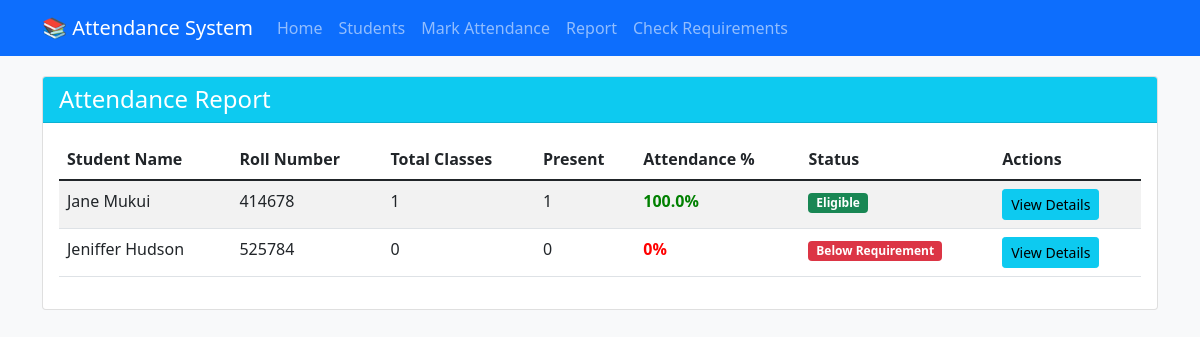
Before: /attendance_report with the older database file.
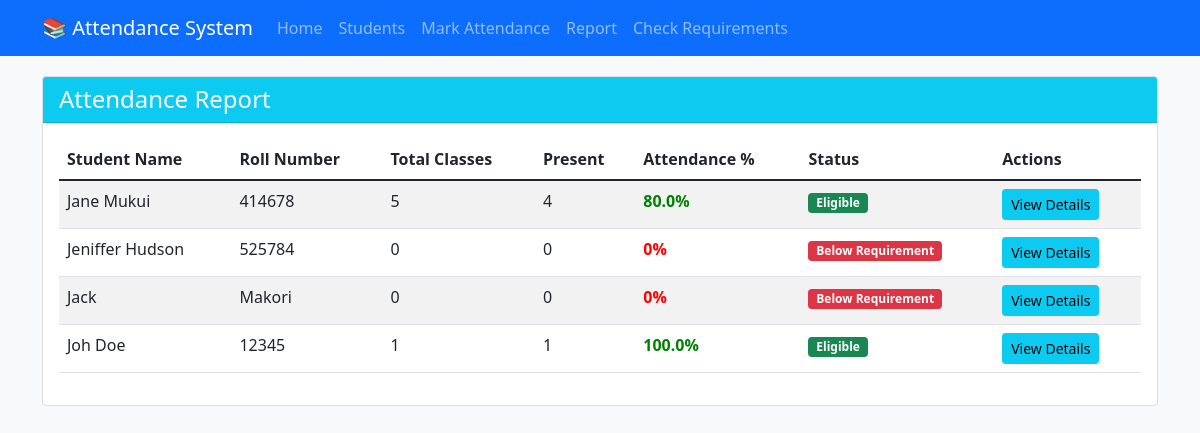
After: the same page with the newer database file.
### models.py (models this page shows, shortened)
class Student(db.Model):
    __tablename__ = 'students'
    id = db.Column(db.Integer, primary_key=True)
    name = db.Column(db.String(100), nullable=False)
    roll_number = db.Column(db.String(50), unique=True, nullable=False)
    created_at = db.Column(db.DateTime, default=datetime.utcnow)
    attendance_records = db.relationship('Attendance', backref='student', lazy=True, cascade='all, delete-orphan')

### app.py (the view)
@app.route('/attendance_report')
def attendance_report():
    students = Student.query.all()
    attendance_data = []
    for student in students:
        total_classes = Attendance.query.filter_by(student_id=student.id).count()
        present_count = Attendance.query.filter_by(
            student_id=student.id,
            status='Present'
        ).count()
        attendance_percentage = (present_count / total_classes * 100) if total_classes > 0 else 0
        attendance_data.append({
            'student': student,
            'total_classes': total_classes,
            'present_count': present_count,
            'attendance_percentage': round(attendance_percentage, 2)
        })
    return render_template('attendance_report.html', attendance_data=attendance_data)

### templates/attendance_report.html
{% extends "base.html" %}
{% block content %}
<div class="card">
    <div class="card-header bg-info text-white">
        <h4 class="mb-0">Attendance Report</h4>
    </div>
    <div class="card-body">
        <div class="table-responsive">
            <table class="table table-striped table-hover">
                <thead>
                    <tr>
                        <th>Student Name</th>
                        <th>Roll Number</th>
                        <th>Total Classes</th>
                        <th>Present</th>
                        <th>Attendance %</th>
                        <th>Status</th>
                        <th>Actions</th>
                    </tr>
                </thead>
                <tbody>
                    {% for data in attendance_data %}
                    <tr>
                        <td>{{ data.student.name }}</td>
                        <td>{{ data.student.roll_number }}</td>
                        <td>{{ data.total_classes }}</td>
                        <td>{{ data.present_count }}</td>
                        <td>
                            <span class="attendance-percentage {% if data.attendance_percentage >= 75 %}percentage-high{% else %}percentage-low{% endif %}">
                                {{ data.attendance_percentage }}%
                            </span>
                        </td>
                        <td>
                            {% if data.attendance_percentage >= 75 %}
                                <span class="badge bg-success">Eligible</span>
                            {% else %}
                                <span class="badge bg-danger">Below Requirement</span>
                            {% endif %}
                        </td>
                        <td>
                            <a href="/student/{{ data.student.id }}" class="btn btn-sm btn-info">View Details</a>
                        </td>
                    </tr>
                    {% else %}
                    <tr>
                        <td colspan="7" class="text-center">No attendance records found.</td>
                    </tr>
                    {% endfor %}
                </tbody>
            </table>
        </div>
    </div>
</div>
{% endblock %}

Changed rows visible on the page:
added Student: student.name "Jack", student.roll_number "Makori"
added Student: student.name "Joh Doe", student.roll_number "12345"
Other visible differences:
new list line: "Jane Mukui 414678"
new list line: "5 4 80.0 % Eligible View Details"
new list line: "0 0 0 % Below Requirement View Details"
new list line: "1 1 100.0 % Eligible View Details"
list line gone: "Jane Mukui 414678"
list line gone: "1 1 100.0 % Eligible View Details"
